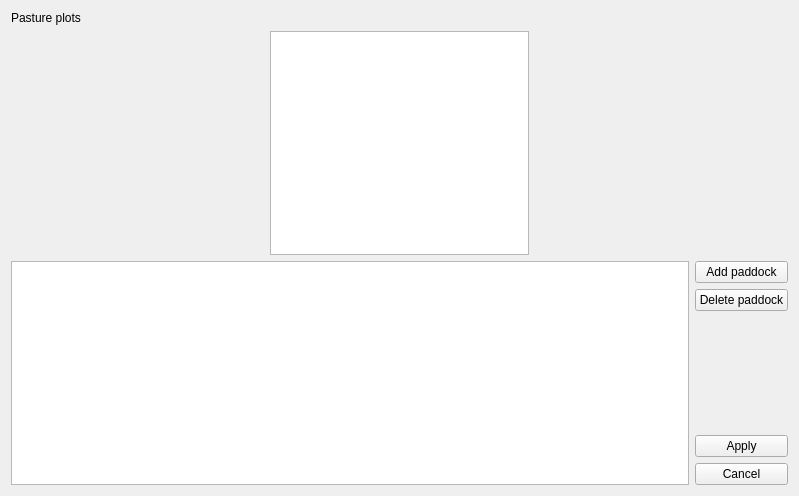
<?xml version="1.0" encoding="UTF-8"?>
<ui version="4.0">
 <class>grassplots</class>
 <widget class="QWidget" name="grassplots">
  <property name="geometry">
   <rect>
    <x>0</x>
    <y>0</y>
    <width>799</width>
    <height>496</height>
   </rect>
  </property>
  <property name="toolTip">
   <string/>
  </property>
  <layout class="QVBoxLayout" name="verticalLayout_2">
   <item>
    <widget class="QLabel" name="Label7">
     <property name="enabled">
      <bool>true</bool>
     </property>
     <property name="palette">
      <palette>
       <active>
        <colorrole role="WindowText">
         <brush brushstyle="SolidPattern">
          <color alpha="255">
           <red>0</red>
           <green>0</green>
           <blue>0</blue>
          </color>
         </brush>
        </colorrole>
       </active>
       <inactive>
        <colorrole role="WindowText">
         <brush brushstyle="SolidPattern">
          <color alpha="255">
           <red>0</red>
           <green>0</green>
           <blue>0</blue>
          </color>
         </brush>
        </colorrole>
       </inactive>
       <disabled>
        <colorrole role="WindowText">
         <brush brushstyle="SolidPattern">
          <color alpha="255">
           <red>0</red>
           <green>0</green>
           <blue>0</blue>
          </color>
         </brush>
        </colorrole>
       </disabled>
      </palette>
     </property>
     <property name="toolTip">
      <string/>
     </property>
     <property name="text">
      <string>Pasture plots</string>
     </property>
    </widget>
   </item>
   <item>
    <layout class="QHBoxLayout" name="horizontalLayout_2">
     <item>
      <spacer name="horizontalSpacer">
       <property name="orientation">
        <enum>Qt::Horizontal</enum>
       </property>
       <property name="sizeHint" stdset="0">
        <size>
         <width>40</width>
         <height>20</height>
        </size>
       </property>
      </spacer>
     </item>
     <item>
      <widget class="QTableView" name="AdvListView1">
       <property name="enabled">
        <bool>true</bool>
       </property>
       <property name="toolTip">
        <string/>
       </property>
      </widget>
     </item>
     <item>
      <spacer name="horizontalSpacer_2">
       <property name="orientation">
        <enum>Qt::Horizontal</enum>
       </property>
       <property name="sizeHint" stdset="0">
        <size>
         <width>40</width>
         <height>20</height>
        </size>
       </property>
      </spacer>
     </item>
    </layout>
   </item>
   <item>
    <layout class="QHBoxLayout" name="horizontalLayout">
     <item>
      <widget class="QTableView" name="AdvListView2">
       <property name="enabled">
        <bool>true</bool>
       </property>
       <property name="toolTip">
        <string/>
       </property>
      </widget>
     </item>
     <item>
      <layout class="QVBoxLayout" name="verticalLayout">
       <item>
        <widget class="QPushButton" name="BitBtn2">
         <property name="enabled">
          <bool>true</bool>
         </property>
         <property name="toolTip">
          <string/>
         </property>
         <property name="text">
          <string>Add paddock</string>
         </property>
         <property name="icon">
          <iconset resource="../images.qrc">
           <normaloff>:/images/new3.png</normaloff>:/images/new3.png</iconset>
         </property>
         <property name="flat">
          <bool>false</bool>
         </property>
        </widget>
       </item>
       <item>
        <widget class="QPushButton" name="BitBtn3">
         <property name="enabled">
          <bool>true</bool>
         </property>
         <property name="toolTip">
          <string/>
         </property>
         <property name="text">
          <string>Delete paddock</string>
         </property>
         <property name="icon">
          <iconset resource="../images.qrc">
           <normaloff>:/images/delete3.png</normaloff>:/images/delete3.png</iconset>
         </property>
         <property name="flat">
          <bool>false</bool>
         </property>
        </widget>
       </item>
       <item>
        <spacer name="verticalSpacer">
         <property name="orientation">
          <enum>Qt::Vertical</enum>
         </property>
         <property name="sizeHint" stdset="0">
          <size>
           <width>20</width>
           <height>40</height>
          </size>
         </property>
        </spacer>
       </item>
       <item>
        <widget class="QPushButton" name="BitBtn4">
         <property name="enabled">
          <bool>true</bool>
         </property>
         <property name="toolTip">
          <string/>
         </property>
         <property name="text">
          <string>Apply</string>
         </property>
         <property name="icon">
          <iconset resource="../images.qrc">
           <normaloff>:/images/apply.png</normaloff>:/images/apply.png</iconset>
         </property>
         <property name="flat">
          <bool>false</bool>
         </property>
        </widget>
       </item>
       <item>
        <widget class="QPushButton" name="BitBtn6">
         <property name="enabled">
          <bool>true</bool>
         </property>
         <property name="toolTip">
          <string/>
         </property>
         <property name="text">
          <string>Cancel</string>
         </property>
         <property name="icon">
          <iconset resource="../images.qrc">
           <normaloff>:/images/cancel.png</normaloff>:/images/cancel.png</iconset>
         </property>
         <property name="flat">
          <bool>false</bool>
         </property>
        </widget>
       </item>
      </layout>
     </item>
    </layout>
   </item>
  </layout>
 </widget>
 <resources>
  <include location="../images.qrc"/>
 </resources>
 <connections/>
</ui>
